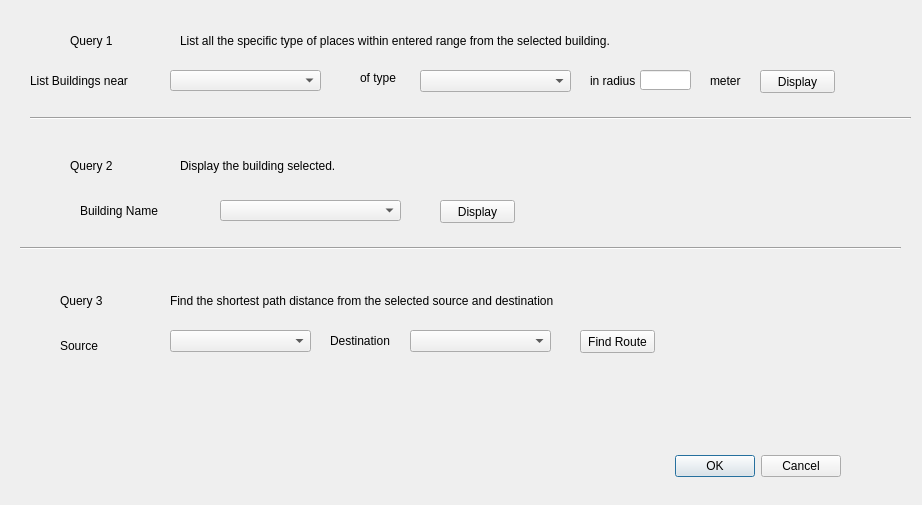
<?xml version="1.0" encoding="UTF-8"?>
<ui version="4.0">
 <class>trialPurposeDialogBase</class>
 <widget class="QDialog" name="trialPurposeDialogBase">
  <property name="geometry">
   <rect>
    <x>0</x>
    <y>0</y>
    <width>922</width>
    <height>505</height>
   </rect>
  </property>
  <property name="windowTitle">
   <string>trial_purpose</string>
  </property>
  <widget class="QDialogButtonBox" name="button_box">
   <property name="geometry">
    <rect>
     <x>500</x>
     <y>450</y>
     <width>341</width>
     <height>32</height>
    </rect>
   </property>
   <property name="orientation">
    <enum>Qt::Horizontal</enum>
   </property>
   <property name="standardButtons">
    <set>QDialogButtonBox::Cancel|QDialogButtonBox::Ok</set>
   </property>
  </widget>
  <widget class="QComboBox" name="qcombo1">
   <property name="geometry">
    <rect>
     <x>170</x>
     <y>70</y>
     <width>151</width>
     <height>21</height>
    </rect>
   </property>
  </widget>
  <widget class="QLabel" name="label">
   <property name="geometry">
    <rect>
     <x>70</x>
     <y>30</y>
     <width>81</width>
     <height>21</height>
    </rect>
   </property>
   <property name="text">
    <string>Query 1</string>
   </property>
  </widget>
  <widget class="QLabel" name="label_2">
   <property name="geometry">
    <rect>
     <x>180</x>
     <y>30</y>
     <width>531</width>
     <height>21</height>
    </rect>
   </property>
   <property name="text">
    <string>List all the specific type of places within entered range from the selected building.</string>
   </property>
  </widget>
  <widget class="QLabel" name="label_3">
   <property name="geometry">
    <rect>
     <x>30</x>
     <y>70</y>
     <width>101</width>
     <height>21</height>
    </rect>
   </property>
   <property name="text">
    <string>List Buildings near</string>
   </property>
  </widget>
  <widget class="QLabel" name="label_4">
   <property name="geometry">
    <rect>
     <x>360</x>
     <y>70</y>
     <width>71</width>
     <height>16</height>
    </rect>
   </property>
   <property name="text">
    <string>of type</string>
   </property>
  </widget>
  <widget class="QComboBox" name="qcombo2">
   <property name="geometry">
    <rect>
     <x>420</x>
     <y>70</y>
     <width>151</width>
     <height>22</height>
    </rect>
   </property>
  </widget>
  <widget class="QLabel" name="label_5">
   <property name="geometry">
    <rect>
     <x>590</x>
     <y>70</y>
     <width>81</width>
     <height>21</height>
    </rect>
   </property>
   <property name="text">
    <string>in radius</string>
   </property>
  </widget>
  <widget class="QLineEdit" name="numberOfElements">
   <property name="geometry">
    <rect>
     <x>640</x>
     <y>70</y>
     <width>51</width>
     <height>20</height>
    </rect>
   </property>
  </widget>
  <widget class="QLabel" name="label_6">
   <property name="geometry">
    <rect>
     <x>710</x>
     <y>70</y>
     <width>41</width>
     <height>21</height>
    </rect>
   </property>
   <property name="text">
    <string>meter</string>
   </property>
  </widget>
  <widget class="QPushButton" name="qlkbtn1">
   <property name="geometry">
    <rect>
     <x>760</x>
     <y>70</y>
     <width>75</width>
     <height>23</height>
    </rect>
   </property>
   <property name="text">
    <string>Display</string>
   </property>
  </widget>
  <widget class="Line" name="line">
   <property name="geometry">
    <rect>
     <x>30</x>
     <y>110</y>
     <width>881</width>
     <height>16</height>
    </rect>
   </property>
   <property name="orientation">
    <enum>Qt::Horizontal</enum>
   </property>
  </widget>
  <widget class="QLabel" name="label_7">
   <property name="geometry">
    <rect>
     <x>70</x>
     <y>150</y>
     <width>46</width>
     <height>31</height>
    </rect>
   </property>
   <property name="text">
    <string>Query 2</string>
   </property>
  </widget>
  <widget class="QLabel" name="label_8">
   <property name="geometry">
    <rect>
     <x>180</x>
     <y>150</y>
     <width>431</width>
     <height>31</height>
    </rect>
   </property>
   <property name="text">
    <string>Display the building selected.</string>
   </property>
  </widget>
  <widget class="QLabel" name="label_9">
   <property name="geometry">
    <rect>
     <x>80</x>
     <y>200</y>
     <width>91</width>
     <height>21</height>
    </rect>
   </property>
   <property name="text">
    <string>Building Name</string>
   </property>
  </widget>
  <widget class="QComboBox" name="q2combo">
   <property name="geometry">
    <rect>
     <x>220</x>
     <y>200</y>
     <width>181</width>
     <height>21</height>
    </rect>
   </property>
  </widget>
  <widget class="QPushButton" name="qlkbtn2">
   <property name="geometry">
    <rect>
     <x>440</x>
     <y>200</y>
     <width>75</width>
     <height>23</height>
    </rect>
   </property>
   <property name="text">
    <string>Display</string>
   </property>
  </widget>
  <widget class="Line" name="line_2">
   <property name="geometry">
    <rect>
     <x>20</x>
     <y>240</y>
     <width>881</width>
     <height>16</height>
    </rect>
   </property>
   <property name="orientation">
    <enum>Qt::Horizontal</enum>
   </property>
  </widget>
  <widget class="QLabel" name="label_10">
   <property name="geometry">
    <rect>
     <x>60</x>
     <y>280</y>
     <width>81</width>
     <height>41</height>
    </rect>
   </property>
   <property name="text">
    <string>Query 3</string>
   </property>
  </widget>
  <widget class="QLabel" name="label_11">
   <property name="geometry">
    <rect>
     <x>170</x>
     <y>290</y>
     <width>471</width>
     <height>21</height>
    </rect>
   </property>
   <property name="text">
    <string>Find the shortest path distance from the selected source and destination</string>
   </property>
  </widget>
  <widget class="QLabel" name="label_12">
   <property name="geometry">
    <rect>
     <x>60</x>
     <y>330</y>
     <width>71</width>
     <height>31</height>
    </rect>
   </property>
   <property name="text">
    <string>Source</string>
   </property>
  </widget>
  <widget class="QLabel" name="label_13">
   <property name="geometry">
    <rect>
     <x>330</x>
     <y>330</y>
     <width>61</width>
     <height>21</height>
    </rect>
   </property>
   <property name="text">
    <string>Destination</string>
   </property>
  </widget>
  <widget class="QComboBox" name="q3combo1">
   <property name="geometry">
    <rect>
     <x>170</x>
     <y>330</y>
     <width>141</width>
     <height>22</height>
    </rect>
   </property>
  </widget>
  <widget class="QComboBox" name="q3combo2">
   <property name="geometry">
    <rect>
     <x>410</x>
     <y>330</y>
     <width>141</width>
     <height>22</height>
    </rect>
   </property>
  </widget>
  <widget class="QPushButton" name="qlkbtn3">
   <property name="geometry">
    <rect>
     <x>580</x>
     <y>330</y>
     <width>75</width>
     <height>23</height>
    </rect>
   </property>
   <property name="text">
    <string>Find Route</string>
   </property>
  </widget>
 </widget>
 <resources/>
 <connections>
  <connection>
   <sender>button_box</sender>
   <signal>accepted()</signal>
   <receiver>trialPurposeDialogBase</receiver>
   <slot>accept()</slot>
   <hints>
    <hint type="sourcelabel">
     <x>20</x>
     <y>20</y>
    </hint>
    <hint type="destinationlabel">
     <x>20</x>
     <y>20</y>
    </hint>
   </hints>
  </connection>
  <connection>
   <sender>button_box</sender>
   <signal>rejected()</signal>
   <receiver>trialPurposeDialogBase</receiver>
   <slot>reject()</slot>
   <hints>
    <hint type="sourcelabel">
     <x>20</x>
     <y>20</y>
    </hint>
    <hint type="destinationlabel">
     <x>20</x>
     <y>20</y>
    </hint>
   </hints>
  </connection>
 </connections>
</ui>
